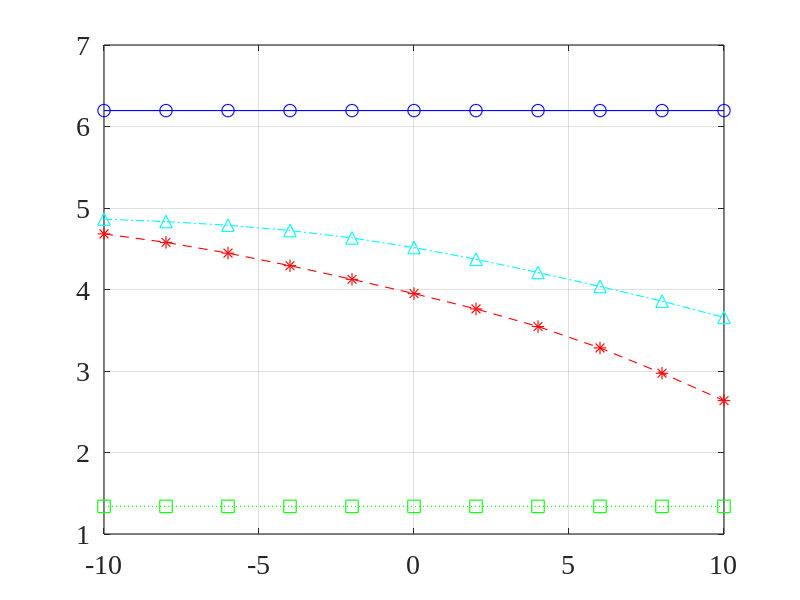
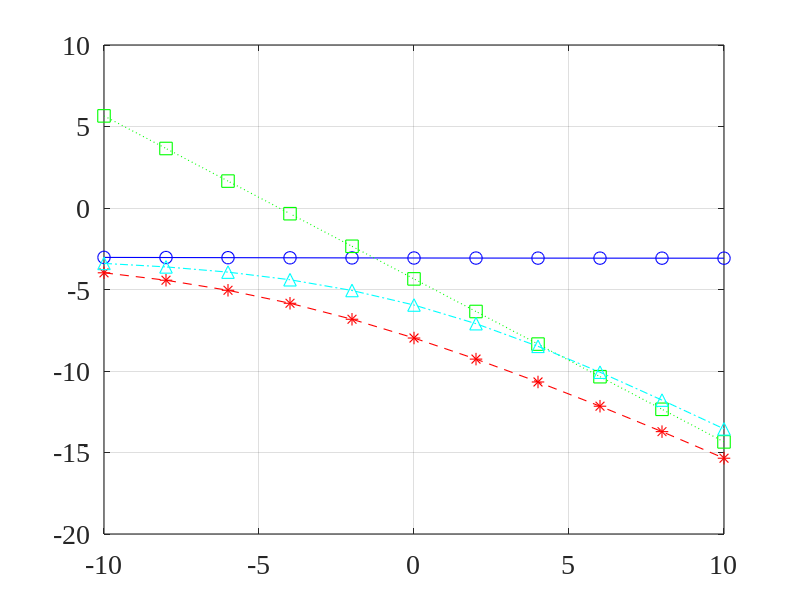
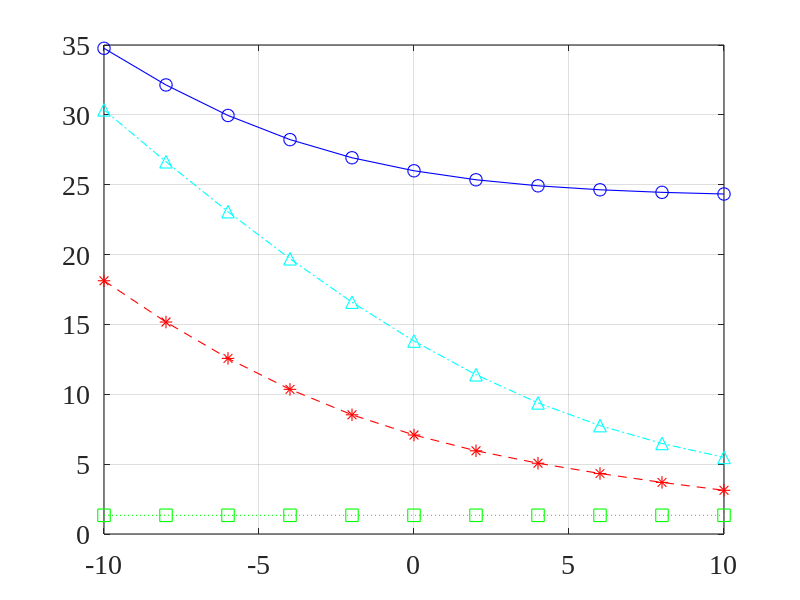
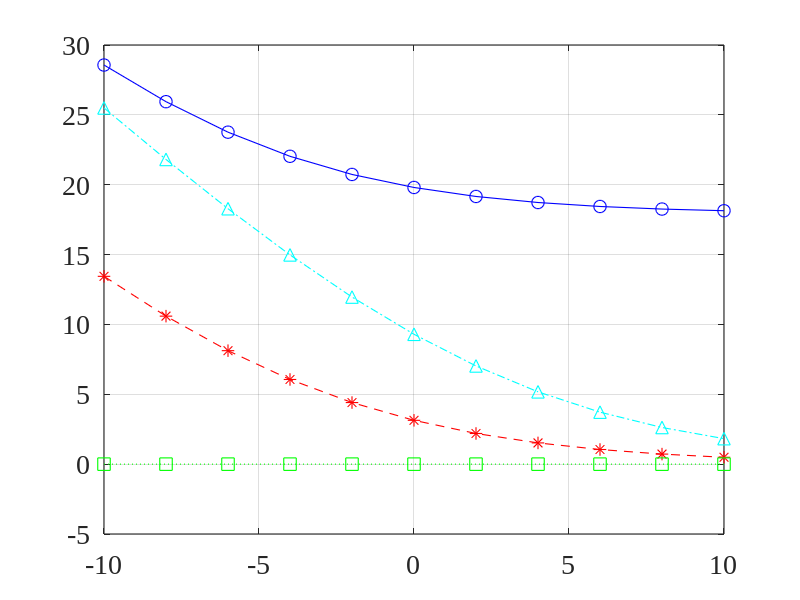

The MATLAB script that drew these images, in order:
close all; clc; clear all;
linewd = 0.8;
hcfontsize = 20;
MarkerSize=9;

A=0.5;
f_vec=0.1:0.03:0.45;
L=20; 
K=4;

hidx_values=1:4;  % index for different filters
iSNR_db_values=(-10:10)';  
oSNR_dB_values=zeros(length(iSNR_db_values),length(hidx_values));
MSE_values=zeros(length(iSNR_db_values),length(hidx_values));
xi_n_dB_values=zeros(length(iSNR_db_values),length(hidx_values));
xi_d_dB_values=zeros(length(iSNR_db_values),length(hidx_values));

i_i=[1; zeros(L-1,1)];
[t1,t2]=meshgrid(1:L,1:L);
Rx=0.5*A^2*cos(2*pi*f_vec(1)*(t1-t2));
for k=2:K
    Rx=Rx+0.5*A^2*cos(2*pi*f_vec(k)*(t1-t2));
end

for idx_snr=1:length(iSNR_db_values)
    iSNR_dB=iSNR_db_values(idx_snr);
    iSNR=10^(iSNR_dB/10);
    
    sigma_v2=K*A^2/2/iSNR;
    Rv=sigma_v2*eye(L);
    Ry=Rx+Rv;
    
    % h_max
    idx1=1;
    [Tx,~]=eigs(Rv\Rx,1);
    zeta=(Tx'*Rx*i_i)/(Tx'*Ry*Tx);
    h=zeta*Tx;
    
    oSNR=(h'*Rx*h)/(h'*Rv*h);
    oSNR_dB=10*log10(oSNR);
    oSNR_dB_values(idx_snr,idx1)=oSNR_dB;
    
    MSE_values(idx_snr,idx1)=10*log10(Rx(1,1)-2*h'*Rx*i_i+h'*Ry*h);
    
    xi_n=sigma_v2/(h'*Rv*h);
    xi_n_dB_values(idx_snr,idx1)=10*log10(xi_n);
    
    xi_d=Rx(1,1)/(h'*Rx*h);
    xi_d_dB_values(idx_snr,idx1)=10*log10(xi_d);
    
    % h_Wiener
    idx1=2;
    h=Ry\Rx*i_i;
    
    oSNR=(h'*Rx*h)/(h'*Rv*h);
    oSNR_dB=10*log10(oSNR);
    oSNR_dB_values(idx_snr,idx1)=oSNR_dB;
    
    MSE_values(idx_snr,idx1)=10*log10(Rx(1,1)-2*h'*Rx*i_i+h'*Ry*h);
    
    xi_n=sigma_v2/(h'*Rv*h);
    xi_n_dB_values(idx_snr,idx1)=10*log10(xi_n);
    
    xi_d=Rx(1,1)/(h'*Rx*h);
    xi_d_dB_values(idx_snr,idx1)=10*log10(xi_d);
    
    % h_MVDR
    idx1=3;
    [Tx,Xi_x]=eigs(Rx,2*K);
    h=Tx*Tx'*i_i;
    
    oSNR=(h'*Rx*h)/(h'*Rv*h);
    oSNR_dB=10*log10(oSNR);
    oSNR_dB_values(idx_snr,idx1)=oSNR_dB;
    
    MSE_values(idx_snr,idx1)=10*log10(Rx(1,1)-2*h'*Rx*i_i+h'*Ry*h);
    
    xi_n=sigma_v2/(h'*Rv*h);
    xi_n_dB_values(idx_snr,idx1)=10*log10(xi_n);
    
    xi_d=Rx(1,1)/(h'*Rx*h);
    xi_d_dB_values(idx_snr,idx1)=10*log10(xi_d);
    
    % h_T
    idx1=4;
    mu=5;
    h=(Rx+mu*Rv)\Rx*i_i;
    
    oSNR=(h'*Rx*h)/(h'*Rv*h);
    oSNR_dB=10*log10(oSNR);
    oSNR_dB_values(idx_snr,idx1)=oSNR_dB;
    
    MSE_values(idx_snr,idx1)=10*log10(Rx(1,1)-2*h'*Rx*i_i+h'*Ry*h);
    
    xi_n=sigma_v2/(h'*Rv*h);
    xi_n_dB_values(idx_snr,idx1)=10*log10(xi_n);
    
    xi_d=Rx(1,1)/(h'*Rx*h);
    xi_d_dB_values(idx_snr,idx1)=10*log10(xi_d);
end

figure
plot(iSNR_db_values(1:2:end),oSNR_dB_values(1:2:end,1)-iSNR_db_values(1:2:end),'-bo','linewidth',linewd, 'MarkerSize',MarkerSize);
hold on
plot(iSNR_db_values(1:2:end),oSNR_dB_values(1:2:end,2)-iSNR_db_values(1:2:end),'--r*','linewidth',linewd, 'MarkerSize',MarkerSize);
plot(iSNR_db_values(1:2:end),oSNR_dB_values(1:2:end,3)-iSNR_db_values(1:2:end),':gs','linewidth',linewd, 'MarkerSize',MarkerSize);
plot(iSNR_db_values(1:2:end),oSNR_dB_values(1:2:end,4)-iSNR_db_values(1:2:end),'-.c^','linewidth',linewd, 'MarkerSize',MarkerSize);
hold off
set(gca, 'Color', [1, 1, 1]); 
set(gca, 'FontName', 'Times New Roman');
set(gca, 'FontSize', hcfontsize);
set(gca, 'LineWidth', linewd); 
box on; grid on;

figure
plot(iSNR_db_values(1:2:end),MSE_values(1:2:end,1),'-bo','linewidth',linewd, 'MarkerSize',MarkerSize);
hold on
plot(iSNR_db_values(1:2:end),MSE_values(1:2:end,2),'--r*','linewidth',linewd, 'MarkerSize',MarkerSize);
plot(iSNR_db_values(1:2:end),MSE_values(1:2:end,3),':gs','linewidth',linewd, 'MarkerSize',MarkerSize);
plot(iSNR_db_values(1:2:end),MSE_values(1:2:end,4),'-.c^','linewidth',linewd, 'MarkerSize',MarkerSize);
hold off
set(gca, 'Color', [1, 1, 1]); 
set(gca, 'FontName', 'Times New Roman');
set(gca, 'FontSize', hcfontsize);
set(gca, 'LineWidth', linewd); 
box on; grid on;

figure
plot(iSNR_db_values(1:2:end),xi_n_dB_values(1:2:end,1),'-bo','linewidth',linewd, 'MarkerSize',MarkerSize);
hold on
plot(iSNR_db_values(1:2:end),xi_n_dB_values(1:2:end,2),'--r*','linewidth',linewd, 'MarkerSize',MarkerSize);
plot(iSNR_db_values(1:2:end),xi_n_dB_values(1:2:end,3),':gs','linewidth',linewd, 'MarkerSize',MarkerSize);
plot(iSNR_db_values(1:2:end),xi_n_dB_values(1:2:end,4),'-.c^','linewidth',linewd, 'MarkerSize',MarkerSize);
hold off
set(gca, 'Color', [1, 1, 1]); 
set(gca, 'FontName', 'Times New Roman');
set(gca, 'FontSize', hcfontsize);
set(gca, 'LineWidth', linewd); 
box on; grid on;

figure
plot(iSNR_db_values(1:2:end),xi_d_dB_values(1:2:end,1),'-bo','linewidth',linewd, 'MarkerSize',MarkerSize);
hold on
plot(iSNR_db_values(1:2:end),xi_d_dB_values(1:2:end,2),'--r*','linewidth',linewd, 'MarkerSize',MarkerSize);
plot(iSNR_db_values(1:2:end),xi_d_dB_values(1:2:end,3),':gs','linewidth',linewd, 'MarkerSize',MarkerSize);
plot(iSNR_db_values(1:2:end),xi_d_dB_values(1:2:end,4),'-.c^','linewidth',linewd, 'MarkerSize',MarkerSize);
hold off
set(gca, 'Color', [1, 1, 1]); 
set(gca, 'FontName', 'Times New Roman');
set(gca, 'FontSize', hcfontsize);
set(gca, 'LineWidth', linewd); 
box on; grid on;
